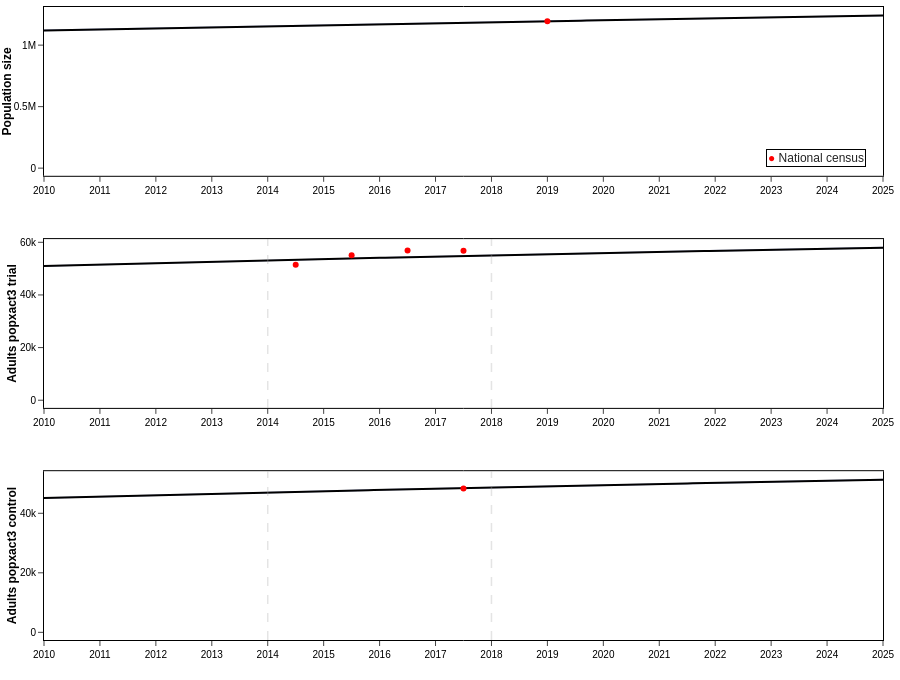

This figure's notebook cell:
### Code cell
# target_plot.write_image(DOCS_PATH / "targets1.png", scale=3)
plot_output_ranges(base_quantiles,targets,["total_population","adults_popXact3_trial", "adults_popXact3_control"],indicator_names,indicator_legends,1,2010,2025, option = 'camau') #.write_image(DOCS_PATH /'camau/pops.png', scale=3)

### Figure 1 — Plotly figure (JSON) as saved in the notebook; plotly's stock layout.template omitted (floating-point values rounded to 4 significant figures; data arrays with more than 128 entries replaced by an {"elided": "..."} marker saying what was removed)
{"data": [{"fill": "tonexty", "fillcolor": "rgba(0,30,180,0.0)", "line": {"width": 0}, "name": "0.025", "showlegend": false, "type": "scatter", "x": {"elided": "151 float values"}, "xaxis": "x", "y": {"elided": "151 float values"}, "yaxis": "y"}, {"fill": "tonexty", "fillcolor": "rgba(0,30,180,0.27999999999999997)", "line": {"width": 0}, "name": "0.25", "showlegend": false, "type": "scatter", "x": {"elided": "151 float values"}, "xaxis": "x", "y": {"elided": "151 float values"}, "yaxis": "y"}, {"fill": "tonexty", "fillcolor": "rgba(0,30,180,0.5599999999999999)", "line": {"width": 0}, "name": "0.5", "showlegend": false, "type": "scatter", "x": {"elided": "151 float values"}, "xaxis": "x", "y": {"elided": "151 float values"}, "yaxis": "y"}, {"fill": "tonexty", "fillcolor": "rgba(0,30,180,0.5599999999999999)", "line": {"width": 0}, "name": "0.75", "showlegend": false, "type": "scatter", "x": {"elided": "151 float values"}, "xaxis": "x", "y": {"elided": "151 float values"}, "yaxis": "y"}, {"fill": "tonexty", "fillcolor": "rgba(0,30,180,0.27999999999999997)", "line": {"width": 0}, "name": "0.975", "showlegend": false, "type": "scatter", "x": {"elided": "151 float values"}, "xaxis": "x", "y": {"elided": "151 float values"}, "yaxis": "y"}, {"line": {"color": "black"}, "name": "Median", "showlegend": false, "type": "scatter", "x": {"elided": "151 float values"}, "xaxis": "x", "y": {"elided": "151 float values"}, "yaxis": "y"}, {"marker": {"color": "red", "size": 6}, "mode": "markers", "name": "", "showlegend": false, "type": "scatter", "x": [2019], "xaxis": "x", "y": [1194300], "yaxis": "y"}, {"fill": "tonexty", "fillcolor": "rgba(0,30,180,0.0)", "line": {"width": 0}, "name": "0.025", "showlegend": false, "type": "scatter", "x": {"elided": "151 float values"}, "xaxis": "x2", "y": {"elided": "151 float values"}, "yaxis": "y2"}, {"fill": "tonexty", "fillcolor": "rgba(0,30,180,0.27999999999999997)", "line": {"width": 0}, "name": "0.25", "showlegend": false, "type": "scatter", "x": {"elided": "151 float values"}, "xaxis": "x2", "y": {"elided": "151 float values"}, "yaxis": "y2"}, {"fill": "tonexty", "fillcolor": "rgba(0,30,180,0.5599999999999999)", "line": {"width": 0}, "name": "0.5", "showlegend": false, "type": "scatter", "x": {"elided": "151 float values"}, "xaxis": "x2", "y": {"elided": "151 float values"}, "yaxis": "y2"}, {"fill": "tonexty", "fillcolor": "rgba(0,30,180,0.5599999999999999)", "line": {"width": 0}, "name": "0.75", "showlegend": false, "type": "scatter", "x": {"elided": "151 float values"}, "xaxis": "x2", "y": {"elided": "151 float values"}, "yaxis": "y2"}, {"fill": "tonexty", "fillcolor": "rgba(0,30,180,0.27999999999999997)", "line": {"width": 0}, "name": "0.975", "showlegend": false, "type": "scatter", "x": {"elided": "151 float values"}, "xaxis": "x2", "y": {"elided": "151 float values"}, "yaxis": "y2"}, {"line": {"color": "black"}, "name": "Median", "showlegend": false, "type": "scatter", "x": {"elided": "151 float values"}, "xaxis": "x2", "y": {"elided": "151 float values"}, "yaxis": "y2"}, {"marker": {"color": "red", "size": 6}, "mode": "markers", "name": "", "showlegend": false, "type": "scatter", "x": [2014.0, 2016.0, 2016.0, 2018.0], "xaxis": "x2", "y": [51460, 55080, 56895, 56763], "yaxis": "y2"}, {"fill": "tonexty", "fillcolor": "rgba(0,30,180,0.0)", "line": {"width": 0}, "name": "0.025", "showlegend": false, "type": "scatter", "x": {"elided": "151 float values"}, "xaxis": "x3", "y": {"elided": "151 float values"}, "yaxis": "y3"}, {"fill": "tonexty", "fillcolor": "rgba(0,30,180,0.27999999999999997)", "line": {"width": 0}, "name": "0.25", "showlegend": false, "type": "scatter", "x": {"elided": "151 float values"}, "xaxis": "x3", "y": {"elided": "151 float values"}, "yaxis": "y3"}, {"fill": "tonexty", "fillcolor": "rgba(0,30,180,0.5599999999999999)", "line": {"width": 0}, "name": "0.5", "showlegend": false, "type": "scatter", "x": {"elided": "151 float values"}, "xaxis": "x3", "y": {"elided": "151 float values"}, "yaxis": "y3"}, {"fill": "tonexty", "fillcolor": "rgba(0,30,180,0.5599999999999999)", "line": {"width": 0}, "name": "0.75", "showlegend": false, "type": "scatter", "x": {"elided": "151 float values"}, "xaxis": "x3", "y": {"elided": "151 float values"}, "yaxis": "y3"}, {"fill": "tonexty", "fillcolor": "rgba(0,30,180,0.27999999999999997)", "line": {"width": 0}, "name": "0.975", "showlegend": false, "type": "scatter", "x": {"elided": "151 float values"}, "xaxis": "x3", "y": {"elided": "151 float values"}, "yaxis": "y3"}, {"line": {"color": "black"}, "name": "Median", "showlegend": false, "type": "scatter", "x": {"elided": "151 float values"}, "xaxis": "x3", "y": {"elided": "151 float values"}, "yaxis": "y3"}, {"marker": {"color": "red", "size": 6}, "mode": "markers", "name": "", "showlegend": false, "type": "scatter", "x": [2018.0], "xaxis": "x3", "y": [48345], "yaxis": "y3"}], "layout": {"annotations": [{"bordercolor": "black", "borderwidth": 1, "showarrow": false, "text": "<span style=\"color:red; font-size:12px\">&#9679;</span> <span style=\"font-size:12px\">National census</span>", "x": 0.98, "xanchor": "right", "xref": "x domain", "y": 0.05, "yanchor": "bottom", "yref": "y domain"}], "height": 680, "margin": {"b": 40, "l": 10, "r": 5, "t": 5}, "shapes": [{"line": {"color": "darkgray", "dash": "dash", "width": 1.5}, "type": "line", "x0": 2014, "x1": 2014, "xref": "x2", "y0": 0, "y1": 1, "yref": "y2 domain"}, {"line": {"color": "darkgray", "dash": "dash", "width": 1.5}, "type": "line", "x0": 2018, "x1": 2018, "xref": "x2", "y0": 0, "y1": 1, "yref": "y2 domain"}, {"line": {"color": "darkgray", "dash": "dash", "width": 1.5}, "type": "line", "x0": 2014, "x1": 2014, "xref": "x3", "y0": 0, "y1": 1, "yref": "y3 domain"}, {"line": {"color": "darkgray", "dash": "dash", "width": 1.5}, "type": "line", "x0": 2018, "x1": 2018, "xref": "x3", "y0": 0, "y1": 1, "yref": "y3 domain"}], "showlegend": false, "xaxis": {"anchor": "y", "domain": [0, 1], "dtick": 1, "range": [2010, 2025], "tick0": 2010, "tickmode": "linear", "title": {"text": ""}}, "xaxis2": {"anchor": "y2", "domain": [0, 1], "dtick": 1, "range": [2010, 2025], "tick0": 2010, "tickmode": "linear"}, "xaxis3": {"anchor": "y3", "domain": [0, 1], "dtick": 1, "range": [2010, 2025], "tick0": 2010, "tickmode": "linear"}, "yaxis": {"anchor": "x", "domain": [0.7333, 1], "range": [-62390.0, 1310000.0], "title": {"font": {"size": 12}, "standoff": 0, "text": "<b>Population size</b>"}}, "yaxis2": {"anchor": "x2", "domain": [0.3667, 0.6333], "range": [-2915.0, 61220.0], "title": {"font": {"size": 12}, "standoff": 0, "text": "<b>Adults popxact3 trial</b>"}}, "yaxis3": {"anchor": "x3", "domain": [0, 0.2667], "range": [-2578.0, 54140.0], "title": {"font": {"size": 12}, "standoff": 0, "text": "<b>Adults popxact3 control</b>"}}}}
